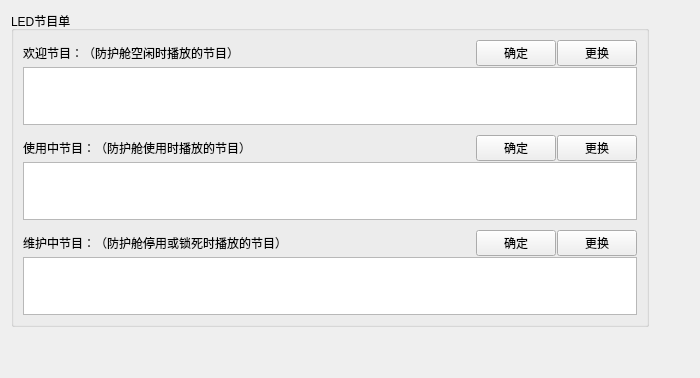
                  <widget class="QWidget" name="tabLedPara">
                   <attribute name="title">
                    <string>LED参数</string>
                   </attribute>
                   <layout class="QGridLayout" name="gridLayout_16">
                    <item row="0" column="1">
                     <spacer name="horizontalSpacer_37">
                      <property name="orientation">
                       <enum>Qt::Horizontal</enum>
                      </property>
                      <property name="sizeHint" stdset="0">
                       <size>
                        <width>40</width>
                        <height>20</height>
                       </size>
                      </property>
                     </spacer>
                    </item>
                    <item row="0" column="0">
                     <widget class="QGroupBox" name="groupBox_2">
                      <property name="title">
                       <string>LED节目单</string>
                      </property>
                      <layout class="QGridLayout" name="gridLayout_17">
                       <item row="0" column="0">
                        <layout class="QVBoxLayout" name="verticalLayout_36">
                         <property name="spacing">
                          <number>10</number>
                         </property>
                         <item>
                          <layout class="QVBoxLayout" name="verticalLayout_33">
                           <property name="spacing">
                            <number>1</number>
                           </property>
                           <item>
                            <layout class="QHBoxLayout" name="horizontalLayout_32">
                             <item>
                              <widget class="QLabel" name="label_31">
                               <property name="text">
                                <string>欢迎节目：（防护舱空闲时播放的节目）</string>
                               </property>
                              </widget>
                             </item>
                             <item>
                              <spacer name="horizontalSpacer_34">
                               <property name="orientation">
                                <enum>Qt::Horizontal</enum>
                               </property>
                               <property name="sizeHint" stdset="0">
                                <size>
                                 <width>188</width>
                                 <height>20</height>
                                </size>
                               </property>
                              </spacer>
                             </item>
                             <item>
                              <widget class="QPushButton" name="btnLed0Ok">
                               <property name="text">
                                <string>确定</string>
                               </property>
                              </widget>
                             </item>
                             <item>
                              <widget class="QPushButton" name="btnChange0">
                               <property name="text">
                                <string>更换</string>
                               </property>
                              </widget>
                             </item>
                            </layout>
                           </item>
                           <item>
                            <widget class="QTextEdit" name="txtBrowse0">
                             <property name="maximumSize">
                              <size>
                               <width>16777215</width>
                               <height>58</height>
                              </size>
                             </property>
                             <property name="readOnly">
                              <bool>true</bool>
                             </property>
                             <property name="html">
                              <string>&lt;!DOCTYPE HTML PUBLIC &quot;-//W3C//DTD HTML 4.0//EN&quot; &quot;http://www.w3.org/TR/REC-html40/strict.dtd&quot;&gt;
&lt;html&gt;&lt;head&gt;&lt;meta name=&quot;qrichtext&quot; content=&quot;1&quot; /&gt;&lt;style type=&quot;text/css&quot;&gt;
p, li { white-space: pre-wrap; }
&lt;/style&gt;&lt;/head&gt;&lt;body style=&quot; font-family:'SimSun'; font-size:9pt; font-weight:400; font-style:normal;&quot;&gt;
&lt;p style=&quot;-qt-paragraph-type:empty; margin-top:0px; margin-bottom:0px; margin-left:0px; margin-right:0px; -qt-block-indent:0; text-indent:0px;&quot;&gt;&lt;br /&gt;&lt;/p&gt;&lt;/body&gt;&lt;/html&gt;</string>
                             </property>
                            </widget>
                           </item>
                          </layout>
                         </item>
                         <item>
                          <layout class="QVBoxLayout" name="verticalLayout_34">
                           <property name="spacing">
                            <number>1</number>
                           </property>
                           <item>
                            <layout class="QHBoxLayout" name="horizontalLayout_33">
                             <item>
                              <widget class="QLabel" name="label_32">
                               <property name="text">
                                <string>使用中节目：（防护舱使用时播放的节目）</string>
                               </property>
                              </widget>
                             </item>
                             <item>
                              <spacer name="horizontalSpacer_35">
                               <property name="orientation">
                                <enum>Qt::Horizontal</enum>
                               </property>
                               <property name="sizeHint" stdset="0">
                                <size>
                                 <width>188</width>
                                 <height>20</height>
                                </size>
                               </property>
                              </spacer>
                             </item>
                             <item>
                              <widget class="QPushButton" name="btnLed1Ok">
                               <property name="text">
                                <string>确定</string>
                               </property>
                              </widget>
                             </item>
                             <item>
                              <widget class="QPushButton" name="btnChange1">
                               <property name="text">
                                <string>更换</string>
                               </property>
                              </widget>
                             </item>
                            </layout>
                           </item>
                           <item>
                            <widget class="QTextBrowser" name="txtBrowse1">
                             <property name="maximumSize">
                              <size>
                               <width>16777215</width>
                               <height>58</height>
                              </size>
                             </property>
                             <property name="html">
                              <string>&lt;!DOCTYPE HTML PUBLIC &quot;-//W3C//DTD HTML 4.0//EN&quot; &quot;http://www.w3.org/TR/REC-html40/strict.dtd&quot;&gt;
&lt;html&gt;&lt;head&gt;&lt;meta name=&quot;qrichtext&quot; content=&quot;1&quot; /&gt;&lt;style type=&quot;text/css&quot;&gt;
p, li { white-space: pre-wrap; }
&lt;/style&gt;&lt;/head&gt;&lt;body style=&quot; font-family:'SimSun'; font-size:9pt; font-weight:400; font-style:normal;&quot;&gt;
&lt;p style=&quot;-qt-paragraph-type:empty; margin-top:0px; margin-bottom:0px; margin-left:0px; margin-right:0px; -qt-block-indent:0; text-indent:0px;&quot;&gt;&lt;br /&gt;&lt;/p&gt;&lt;/body&gt;&lt;/html&gt;</string>
                             </property>
                            </widget>
                           </item>
                          </layout>
                         </item>
                         <item>
                          <layout class="QVBoxLayout" name="verticalLayout_35">
                           <property name="spacing">
                            <number>1</number>
                           </property>
                           <item>
                            <layout class="QHBoxLayout" name="horizontalLayout_34">
                             <item>
                              <widget class="QLabel" name="label_33">
                               <property name="text">
                                <string>维护中节目：（防护舱停用或锁死时播放的节目）</string>
                               </property>
                              </widget>
                             </item>
                             <item>
                              <spacer name="horizontalSpacer_36">
                               <property name="orientation">
                                <enum>Qt::Horizontal</enum>
                               </property>
                               <property name="sizeHint" stdset="0">
                                <size>
                                 <width>188</width>
                                 <height>20</height>
                                </size>
                               </property>
                              </spacer>
                             </item>
                             <item>
                              <widget class="QPushButton" name="btnLed2Ok">
                               <property name="text">
                                <string>确定</string>
                               </property>
                              </widget>
                             </item>
                             <item>
                              <widget class="QPushButton" name="btnChange2">
                               <property name="text">
                                <string>更换</string>
                               </property>
                              </widget>
                             </item>
                            </layout>
                           </item>
                           <item>
                            <widget class="QTextBrowser" name="txtBrowse2">
                             <property name="maximumSize">
                              <size>
                               <width>16777215</width>
                               <height>58</height>
                              </size>
                             </property>
                             <property name="html">
                              <string>&lt;!DOCTYPE HTML PUBLIC &quot;-//W3C//DTD HTML 4.0//EN&quot; &quot;http://www.w3.org/TR/REC-html40/strict.dtd&quot;&gt;
&lt;html&gt;&lt;head&gt;&lt;meta name=&quot;qrichtext&quot; content=&quot;1&quot; /&gt;&lt;style type=&quot;text/css&quot;&gt;
p, li { white-space: pre-wrap; }
&lt;/style&gt;&lt;/head&gt;&lt;body style=&quot; font-family:'SimSun'; font-size:9pt; font-weight:400; font-style:normal;&quot;&gt;
&lt;p style=&quot;-qt-paragraph-type:empty; margin-top:0px; margin-bottom:0px; margin-left:0px; margin-right:0px; -qt-block-indent:0; text-indent:0px;&quot;&gt;&lt;br /&gt;&lt;/p&gt;&lt;/body&gt;&lt;/html&gt;</string>
                             </property>
                            </widget>
                           </item>
                          </layout>
                         </item>
                        </layout>
                       </item>
                      </layout>
                     </widget>
                    </item>
                    <item row="1" column="0">
                     <spacer name="verticalSpacer_9">
                      <property name="orientation">
                       <enum>Qt::Vertical</enum>
                      </property>
                      <property name="sizeHint" stdset="0">
                       <size>
                        <width>20</width>
                        <height>40</height>
                       </size>
                      </property>
                     </spacer>
                    </item>
                   </layout>
                  </widget>
